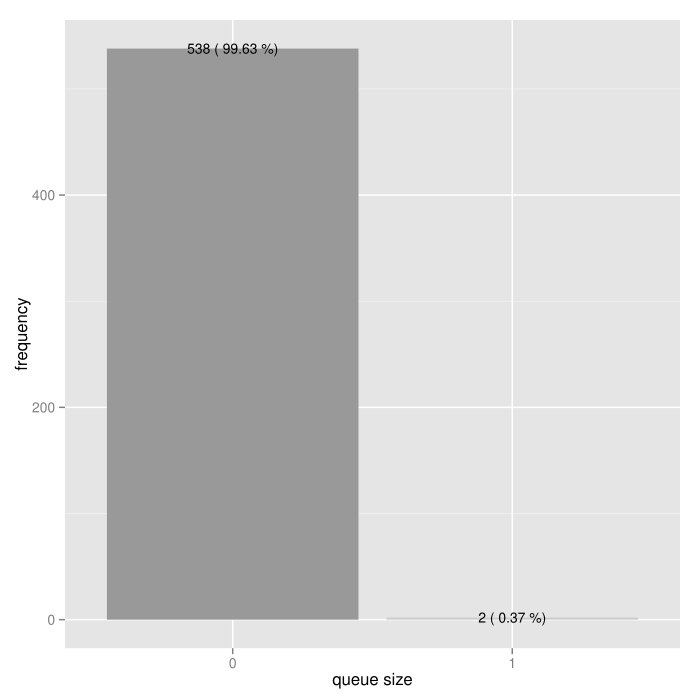

Here is the R script that generated this plot:
library(ggplot2)

data <- read.table("../simulations/sim1/simulation1.csv", header=TRUE, sep=",")
df <- data.frame(table(data$X70))

colnames(df) <- c("queue_size", "frequency")

percent_labels <- paste(df$frequency, '(', round(df$frequency*100/540, 2), '%)')

ggplot(data=df) + theme(legend.position = "none") +
scale_fill_grey(start=0.6, end=0.8) +
geom_bar(aes(x=queue_size, y =frequency, fill=factor(queue_size))) +
geom_text(aes(x = queue_size, y=frequency, label=percent_labels, size=1)) +
scale_y_continuous("frequency") +
scale_x_discrete("queue size")
